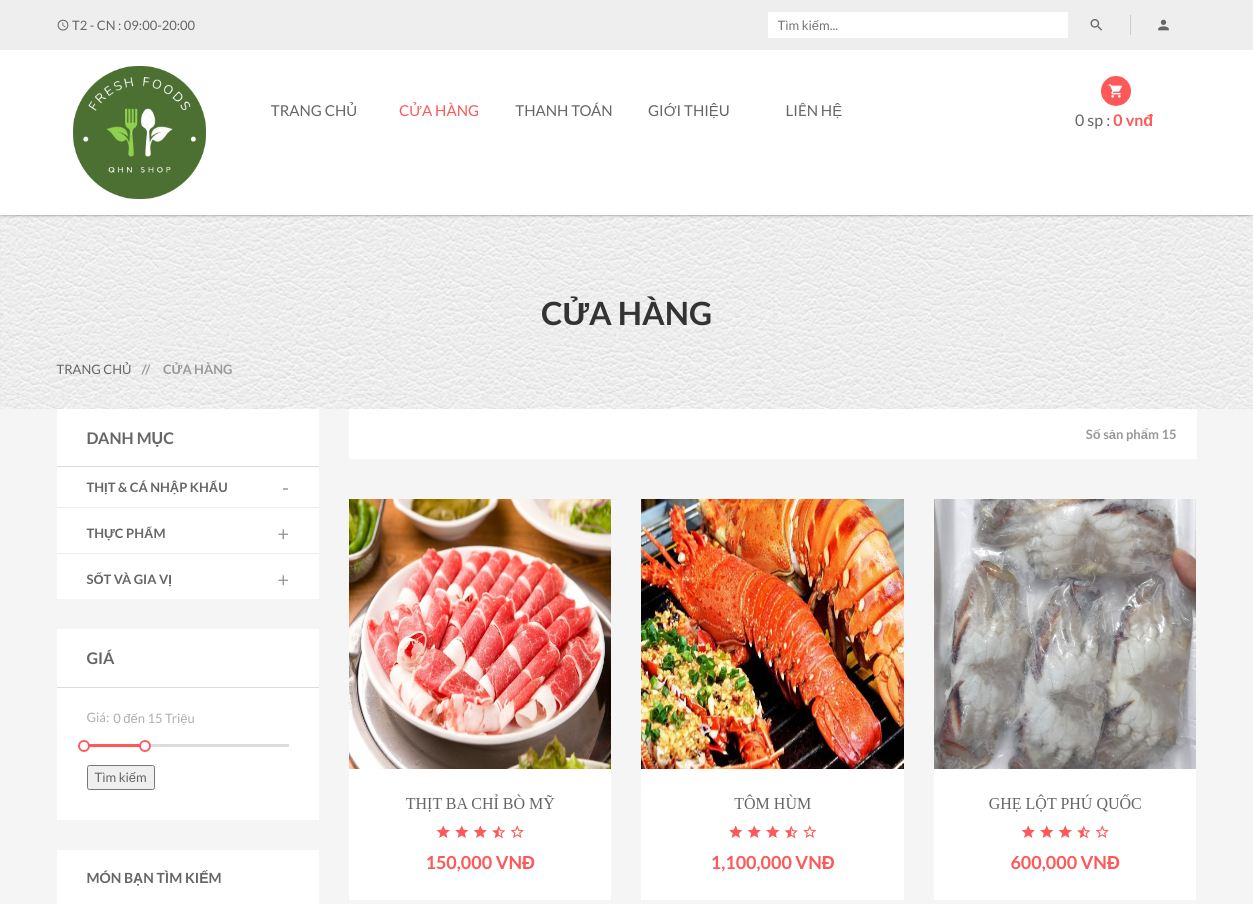
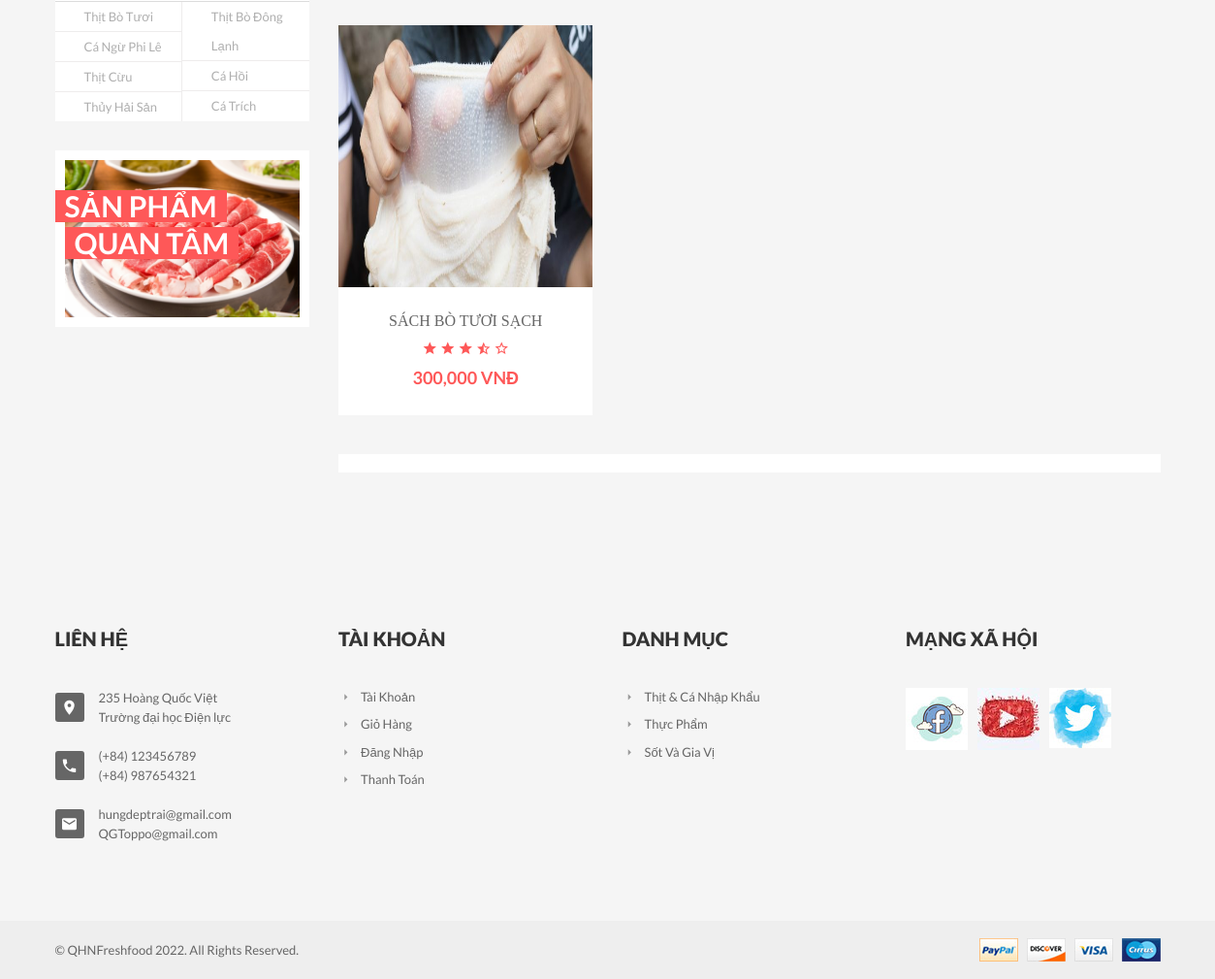
Screenshot of /?act=shop&sp=1 with the database file from the repository (2 pictures, top to bottom).
### tables this page shows
CREATE TABLE `danhmuc` (
  `MaDM` int(11) NOT NULL,
  `TenDM` varchar(255) NOT NULL
);

CREATE TABLE `loaisanpham` (
  `MaLSP` int(11) NOT NULL,
  `TenLSP` varchar(255) NOT NULL,
  `HinhAnh` varchar(255) NOT NULL,
  `Mota` varchar(255) NOT NULL,
  `MaDM` int(11) NOT NULL
);

CREATE TABLE `sanpham` (
  `MaSP` int(11) NOT NULL,
  `MaLSP` int(11) NOT NULL,
  `MaDM` int(11) NOT NULL,
  `TenSP` varchar(255) NOT NULL,
  `DonGia` int(11) NOT NULL,
  `SoLuong` int(10) UNSIGNED NOT NULL,
  `HinhAnh1` varchar(255) NOT NULL,
  `HinhAnh2` varchar(255) NOT NULL,
  `HinhAnh3` varchar(255) NOT NULL,
  `MaKM` int(11) NOT NULL,
  `XuatXu` varchar(255) NOT NULL,
  `SoSao` int(11) NOT NULL,
  `SoDanhGia` int(11) NOT NULL,
  `TrangThai` int(11) NOT NULL,
  `MoTa` text NOT NULL,
  `ThoiGian` int(11) DEFAULT NULL
);

### Controllers/ShopController.php (called while the page is built, shortened)
<?php
require_once("Models/shop.php");
class ShopController
{
    var $shop_model;
    public function __construct()
    {
        $this->shop_model = new Shop();
    }
    function list()
    {
        $data_danhmuc = $this->shop_model->danhmuc();
        $data_loaisp = $this->shop_model->loaisp(0, 8);
        $data_chitietDM = array();
        for ($i = 1; $i <= count($data_danhmuc); $i++) {
            $data_chitietDM[$i] = $this->shop_model->chitietdanhmuc($i);
        }
        if (isset($_GET['sp']) and isset($_GET['loai'])) {
            $data_loai = $this->shop_model->chitiet_loai($_GET['loai'], $_GET['sp']);
            if ($data_loai != null) {
                $data = $this->shop_model->chitiet($data_loai[0]['MaLSP'], $_GET['sp']);
                $data_noibat = $this->shop_model->sanpham_noibat();
                $data_count = $this->shop_model->count_sp_ctdm($_GET['sp'], $data_loai[0]['MaLSP']);
                $data_tong = $data_count['tong'];
            }
        } else {
            if (isset($_GET['sp'])) {
                $data = $this->shop_model->sanpham_danhmuc(0, 9, $_GET['sp']);
                $data_noibat = $this->shop_model->sanpham_noibat();
            }
        }
        require_once('Views/index.php');
    }
}

### Models/connection.php (called while the page is built, shortened)
<?php
    class connection{
        function __construct()
        {
            $severname ="localhost";
            $username ="root";
            $password ="";
            $db_name ="qhnfreshfood";
            $this->conn = new mysqli($severname,$username,$password,$db_name);
        }
    }
?>

### Models/model.php (called while the page is built, shortened)
<?php
require_once("connection.php");
class model
{
    function __construct()
    {
        $conn_obj = new connection();
        $this->conn = $conn_obj->conn;
    }
    function danhmuc()
    {
        $query =  "SELECT * from DanhMuc ";
        require("result.php");
        return $data;
    }
    function chitietdanhmuc($id)
    {
        $query =  "SELECT d.TenDM as Ten, l.* FROM danhmuc as d, loaisanpham as l WHERE d.MaDM = l.MaDM and d.MaDM = $id";
        require("result.php");
        return $data;
    }
    function sanpham_danhmuc($a, $b, $danhmuc)
    {
        $query =   "SELECT * from sanpham WHERE TrangThai = 1  and MaDM = $danhmuc ORDER BY ThoiGian DESC limit $a,$b";
        require("result.php");
        return $data;
    }
}

### Models/result.php (called while the page is built)
<?php
$result = $this->conn->query($query);
$data = array();
while ($row = $result->fetch_assoc()) {
    $data[] = $row;
}
?>

### Models/shop.php (called while the page is built, shortened)
<?php
require_once("model.php");
class Shop extends Model
{
    function loaisp($a,$b)
    {
        $query = "SELECT * FROM loaisanpham WHERE   MaDM = 1 LIMIT $a, $b";
        require("result.php");
        return $data;
    }
    function sanpham_noibat()
    {
        $query = "SELECT * FROM sanpham WHERE MaSP = (SELECT MaSP sp FROM chitiethoadon GROUP BY MaSP ORDER BY COUNT(MaSP) DESC LIMIT 1)";
        return $this->conn->query($query)->fetch_assoc();
    }
}

### Views/shop/category.php (the view, shortened to what this page needs)
<div class="sidebar left-sidebar">
    <div class="s-side-text">
        <div class="sidebar-title clearfix">
            <h4 class="floatleft">Danh mục</h4>
        </div>
        <div class="categories left-right-p">
            <ul id="accordion" class="panel-group clearfix">
                <?php    $i = 1; foreach ($data_chitietDM as $row) { ?>
                    <li class="panel">
                        <div data-toggle="collapse" data-parent="#accordion" data-target="#collapse<?=$i?>">
                            <div class="medium-a">
                                <b><?= $data_danhmuc[$i-1]['TenDM'] ?></b>
                            </div>
                        </div>
                    </li>
                <?php $i++;
             } ?>
            </ul>
        </div>
    </div>
    <div class="s-side-text">
        <div class="sidebar-title">
            <h4>Giá</h4>
        </div>
        <div class="range-slider clearfix">
            <form action="index.php?act=shop" method="post">
                <label><span>Giá: </span> <input type="text" id="amount" readonly  /></label>
                <div id="slider-range"></div></br>
                <button type="submit">Tìm kiếm</button>
            </form>
        </div>
    </div>
    <div class="s-side-text">
        <div class="sidebar-title clearfix">
            <h5 class="floatleft">Món bạn tìm kiếm</h5>
        </div>
        <div class="brands-select clearfix">
            <ul>
                <li>
                    <?php for($i=0;$i<4;$i++) {?>
                    <a href="?act=shop&sp=1&loai=<?=$data_loaisp[$i]['TenLSP']?>"><?=$data_loaisp[$i]['TenLSP']?></a>
                    <?php } ?>
                </li>
                <li>
                <?php for($i=4;$i<7;$i++) { ?>
                    <a href="?act=shop&sp=1&loai=<?=$data_loaisp[$i]['TenLSP']?>"><?=$data_loaisp[$i]['TenLSP']?></a>
                <?php  }?>
                </li>
            </ul>
        </div>
    </div>
    <div class="s-side-text">
        <div class="banner clearfix">
            <a href="?act=detail&id=<?=$data_noibat['MaSP']?>"><img src="./public/<?=$data_noibat['HinhAnh1']?>" alt="" /></a>
            <div class="banner-text">
                <h2>Sản phẩm</h2> <br />
                <h2 class="banner-brand">Quan tâm</h2>
            </div>
        </div>
    </div>
</div>

### Views/shop/list-products.php (shortened to what this page needs)
<div class="tab-content grid-content">
	<div class="tab-pane fade in active text-center" id="grid">
		<?php
			if(isset($data) and $data != NULL){
				foreach ($data as  $value) {
		?>
		<div class="col-xs-12 col-sm-6 col-md-4">
			<div class="single-product">
				<div class="product-f">
					<a href="?act=detail&id=<?=$value['MaSP']?>"><img src="public/<?=$value['HinhAnh1']?>" alt="Product Title" class="img-products"/></a>
				</div>
				<div class="product-dsc">
					<p><a href="?act=detail&id=<?=$value['MaSP']?>"><?=$value['TenSP']?></a></p>
					<div class="ratting">
						<i class="mdi mdi-star"></i>
						<i class="mdi mdi-star"></i>
						<i class="mdi mdi-star"></i>
						<i class="mdi mdi-star-half"></i>
						<i class="mdi mdi-star-outline"></i>
					</div>
					<span><?=number_format($value['DonGia'])?> VNĐ</span>
				</div>
			</div>
		</div>
		<?php }}else{
			echo '<p> KHÔNG CÓ DỮ LIỆU </p>';}?>
	</div>
</div>

### Views/header_footer/footer.php
<footer class="footer-two">
    <div class="footer-top section-padding">
        <div class="footer-dsc">
            <div class="container">
                <div class="row">
                    <div class="col-xs-12 col-sm-6 col-md-3">
                        <div class="single-text">
                            <div class="footer-title">
                                <h4>Liên hệ</h4>
                            </div>
                            <div class="footer-text">
                                <ul>
                                    <li>
                                        <i class="mdi mdi-map-marker"></i>
                                        <p>235 Hoàng Quốc Việt</p>
                                        <p>Trường đại học Điện lực</p>
                                    </li>
                                    <li>
                                        <i class="mdi mdi-phone"></i>
                                        <p>(+84) 123456789</p>
                                        <p>(+84) 987654321</p>
                                    </li>
                                    <li>
                                        <i class="mdi mdi-email"></i>
                                        <p>hungdeptrai@gmail.com</p>
                                        <p>QGToppo@gmail.com</p>
                                    </li>
                                </ul>
                            </div>
                        </div>
                    </div>
                    <div class="col-xs-6 col-sm-3 col-md-3 wide-mobile">
                        <div class="single-text">
                            <div class="footer-title">
                                <h4>Tài khoản</h4>
                            </div>
                            <div class="footer-menu">
                                <ul>
                                    <li><a href="?act=taikhoan&xuli=account"><i class="mdi mdi-menu-right"></i>Tài khoản</a></li>
                                    <li><a href="?act=cart"><i class="mdi mdi-menu-right"></i>Giỏ Hàng</a></li>
                                    <li><a href="?act=taikhoan"><i class="mdi mdi-menu-right"></i>Đăng Nhập</a></li>
                                    <li><a href="?act=checkout"><i class="mdi mdi-menu-right"></i>Thanh Toán</a></li>
                                </ul>
                            </div>
                        </div>
                    </div>
                    <div class="col-xs-6 col-sm-3 col-md-3 wide-mobile">
                        <div class="single-text">
                            <div class="footer-title">
                                <h4>Danh mục</h4>
                            </div>
                            <div class="footer-menu">
                                <ul>
                                    <?php foreach ($data_danhmuc as $row) { ?>
                                    <li><a href="?act=shop&sp=<?=$row['MaDM']?>"><i class="mdi mdi-menu-right"></i><?=$row['TenDM']?></a></li>
                                    <?php  } ?>
                                </ul>
                            </div>
                        </div>
                    </div>
                    <div class="col-xs-12 col-sm-12 col-md-3 r-margin-top wide-mobile">
                        <div class="single-text">
                            <div class="footer-title">
                                <h4>Mạng xã hội</h4>
                            </div>
                            <div class="clearfix instagram">
                                <ul>
                                    <li><a href="#"><img src="public/img/footer/fb.jpg" alt="Instagram" /></a></li>
                                    <li><a href="#"><img src="public/img/footer/yt.jpg" alt="Instagram" /></a></li>
                                    <li><a href="#"><img src="public/img/footer/tt.jpg" alt="Instagram" /></a></li>
                                </ul>
                            </div>
                        </div>
                    </div>
                </div>
            </div>
        </div>
    </div>
    <div class="footer-bottom">
        <div class="container">
            <div class="row">
                <div class="col-xs-12 col-sm-6">
                    <p>&copy; QHNFreshfood 2022. All Rights Reserved.</p>
                </div>
                <div class="col-xs-12 col-sm-6 text-right">
                    <a href="https://www.nganluong.vn/vn/home.html" target="_blank"><img src="public/img/footer/payment.png" alt="" /></a>
                </div>
            </div>
        </div>
    </div>
</footer>

### rows the page displays
danhmuc: TenDM "THỊT & CÁ NHẬP KHẨU", TenDM "Thịt & Cá Nhập Khẩu"
danhmuc: TenDM "THỰC PHẨM", TenDM "Thực Phẩm"
danhmuc: TenDM "SỐT VÀ GIA VỊ", TenDM "Sốt Và Gia Vị"
loaisanpham: TenLSP "Thịt Bò Tươi"
loaisanpham: TenLSP "Cá Ngừ Phi Lê"
loaisanpham: TenLSP "Thịt Cừu"
loaisanpham: TenLSP "Thủy Hải Sản"
loaisanpham: TenLSP "Thịt Bò Đông Lạnh"
loaisanpham: TenLSP "Cá Hồi"
loaisanpham: TenLSP "Cá Trích"
sanpham: HinhAnh1 (picture), TenSP "THỊT BA CHỈ BÒ MỸ", DonGia "150,000"
sanpham: HinhAnh1 (picture), TenSP "TÔM HÙM", DonGia "1,100,000"
sanpham: HinhAnh1 (picture), TenSP "GHẸ LỘT PHÚ QUỐC", DonGia "600,000"
sanpham: HinhAnh1 (picture), TenSP "SÁCH BÒ TƯƠI SẠCH", DonGia "300,000"

### other values shown
$soluong "0"
$thanhtien "0"
$data_tong "15"
